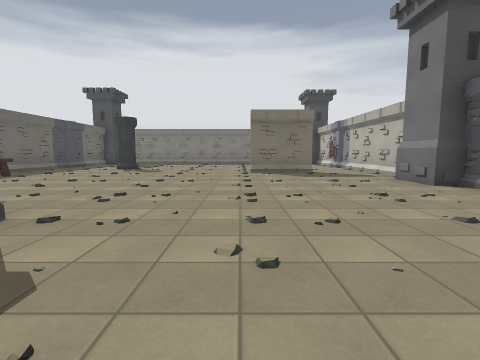
[1] (above)

14 first-person views from a walk through a 3-D level made in the Godot game engine. The camera is 1.3 m above the floor, tilts 6° down and sees 85° across. The floor is counted in squares, 2 m on a side. Each view is taken from the middle of a square. On the plan, view 1 faces up. The plan holds only what a view shows up to about 9 squares ahead; the rest is blank. The place goes on beyond the plan. Surface patterns are stand-ins for the level's own textures.

[2]
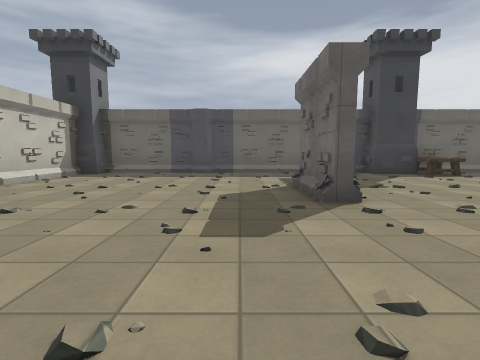

[3]
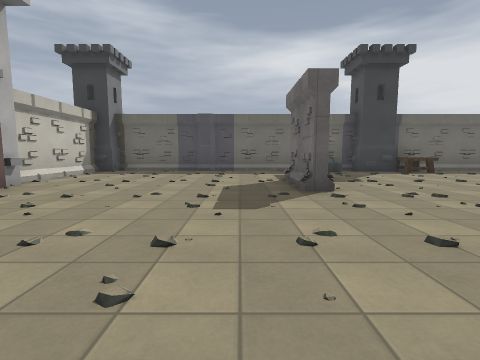

[4]
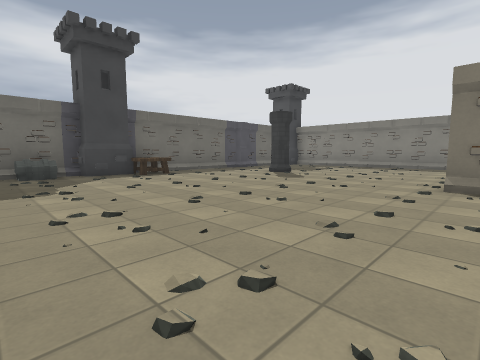

[5]
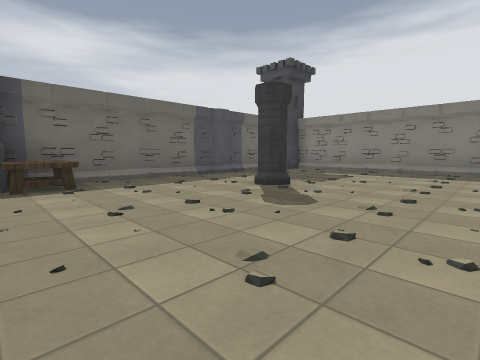

[6]
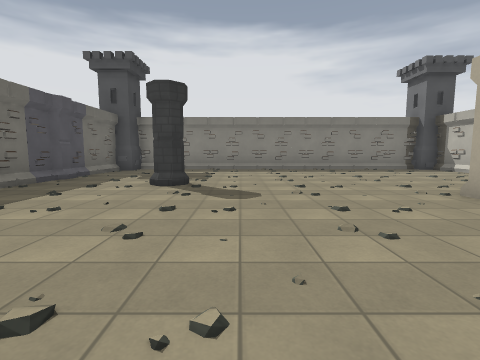

[7]
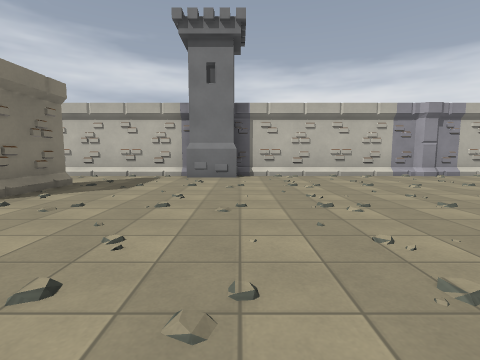

[8]
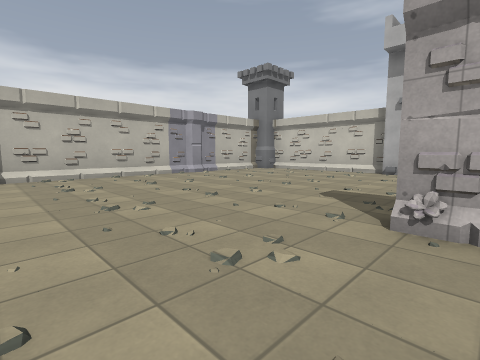

[9]
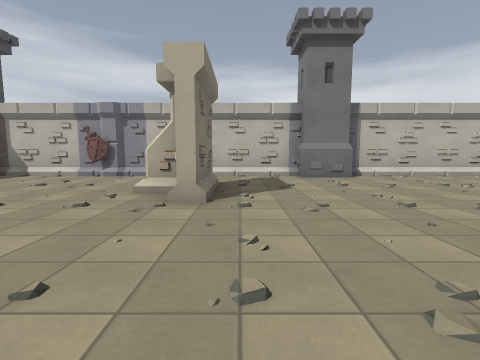

[10]
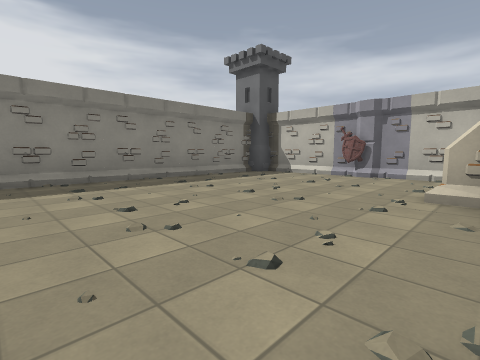

[11]
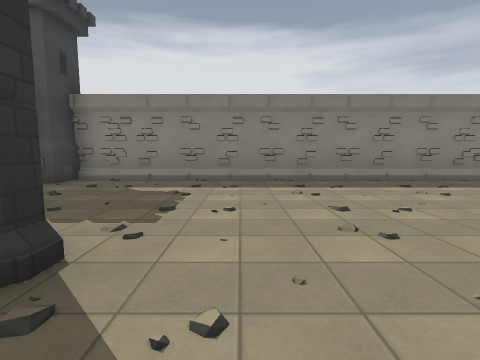

[12]
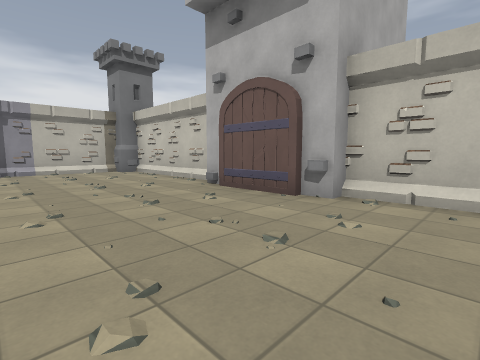

[13]
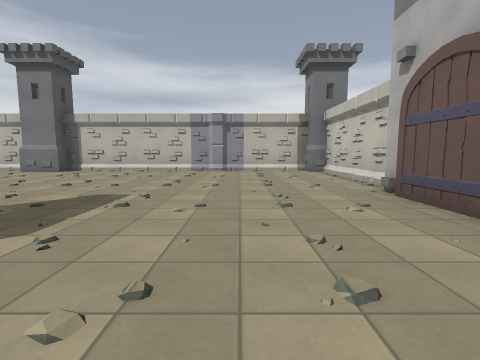

[14]
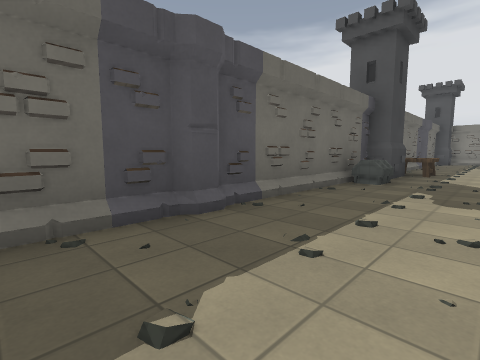

### Floor plan
Points are (right, up) in squares from view 1. A wall is a line through its corners. A room is listed if a view was taken in it or the views show most of it. See-through windows are left out.
Room 1 (views 1, 2, 3, 4, 5, 6, 7, 8, 9, 10, 11, 12, 13, 14)
walls: (1.2, 9) (1.2, 9.5); (-2.2, 2.2) (-4.4, 2.2); (-3, 2.5) (-2.4, 2.5); (-3, 2.3) (-4, 2.1); (2.4, 8.6) (0.2, 8.6); (4.4, 6.2) (4.4, 14.9); (-7.5, 5.1) (-7.5, -3.4); (-3.3, -3.4) (-0.4, -3.4); (-0.5, -3.9) (3.9, -3.9); (-7.5, 14.1) (-7.5, 6.2); (3.5, 15.4) (-7, 15.4); (4.4, -3.5) (4.4, 5.1); (-7, -3.9) (-3.3, -3.9)
objects: other object (-7, 4); tower (-7, 6); table (-7, 7) to (-6, 7); pillar (-4, 10); tower (4, 6); other object (4, 12)

Positions as (right, up) in squares from view 1, and headings:
1: (0, 0), facing up
2: (1, 1), facing left
3: (2, 1), facing left
4: (1, 3), facing up-left
5: (-1, 6), facing up-left
6: (-3, 5), facing up
7: (-3, 5), facing right
8: (-3, 5), facing down-right
9: (-3, 8), facing right
10: (-3, 9), facing up-right
11: (-3, 9), facing up
12: (-5, 0), facing down-right
13: (-5, -1), facing right
14: (-5, -2), facing up-left
